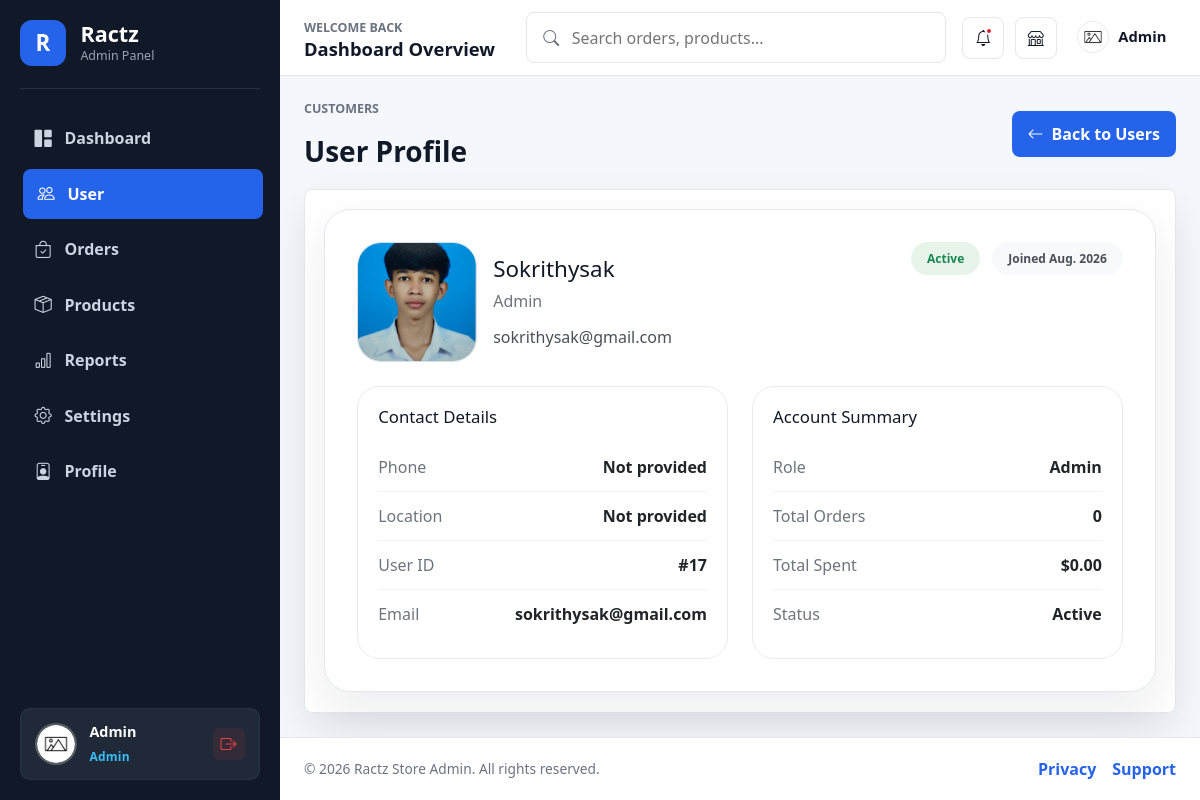
Page /admin/user/profile/17 (signed in) on the committed database.
### models/user.py (models this page shows)
class User(db.Model):
    id = db.Column(db.Integer, primary_key=True)
    profile = db.Column(db.String(255), nullable=False, default='/static/images/default.png')
    username = db.Column(db.String(80), nullable=False)
    password = db.Column(db.String(255), nullable=False)
    email = db.Column(db.String(120), nullable=False, unique=True)
    role = db.Column(db.String(80), nullable=False)
    status = db.Column(db.String(80), nullable=False, default='Active')
    joined_date = db.Column(db.String(80), nullable=True, default=lambda: datetime.now().strftime('%b. %Y'))

### admin/user.py (the view)
@admin_bp.get('/user/profile/<int:user_id>')
@login_required
def user_profile(user_id):
    module = 'user'
    sql = text("SELECT * FROM user WHERE id = :user_id")
    result = db.session.execute(sql, {"user_id": user_id}).fetchone()
    user_data = None
    if result:
        user_data = dict(result._mapping)  # convert to single dictionary
    else:
        return redirect(url_for('admin_bp.user'))
    return render_template('admin/user/profile.html', module=module, user=user_data)

### admin/auth.py (called while the page is built)
def login_required(view):
    @wraps(view)
    def wrapped(*args, **kwargs):
        if not session.get("is_login"):
            return redirect(url_for("admin_login", next=request.path))
        if str(session.get("role", "")).strip().lower() != "admin":
            session.clear()
            flash("Access denied. Administrator privileges required.", "danger")
            return redirect(url_for("admin_login"))
        return view(*args, **kwargs)
    return wrapped

### helpers.py (called while the page is built)
def register_url_fallbacks(app):
    from flask import url_for
    def url_fallback(error, endpoint, values):
        if '.' in endpoint:
            raise error
        for bp_name in ['front_bp', 'admin_bp', 'api_bp']:
            full_endpoint = f"{bp_name}.{endpoint}"
            if full_endpoint in app.view_functions:
                return url_for(full_endpoint, **values)
        raise error
    app.url_build_error_handlers.append(url_fallback)

### templates/admin/user/profile.html
{% extends 'admin/master.html' %} {% block styles %}
<link
  rel="stylesheet"
  href="{{ url_for('static', filename='user css/profile.css') }}"
/>
{% endblock %} {% block content %}
<main class="admin-content">
  <section class="page-heading">
    <div>
      <p>Customers</p>
      <h3>User Profile</h3>
    </div>
    <a href="{{ url_for('user') }}" class="export-btn back-btn">
      <i class="bi bi-arrow-left"></i>
      Back to Users
    </a>
  </section>
  <section class="panel profile-panel">
    <div class="profile-card">
      <div class="profile-main">
        <div class="profile-avatar-card">
          <img
            src="{{ url_for('user_photo', user_id=user.id, photo_type='org') }}"
            alt="{{ user.username or user.name }}"
            onerror="this.onerror=null;this.src='{{ url_for('static', filename='images/default.png') }}'"
            class="profile-avatar"
          />
          <div class="profile-header">
            <h4>{{ user.username or user.name }}</h4>
            <span>{{ user.role }}</span>
            <p>{{ user.email }}</p>
          </div>
        </div>
        <div class="profile-badges">
          <span class="badge status-badge">{{ user.status or 'Active' }}</span>
          {% if user.joined or user.joined_date %}
          <span class="badge joined-badge">Joined {{ user.joined or user.joined_date }}</span>
          {% endif %}
        </div>
      </div>
      <div class="profile-grid">
        <div class="profile-details-box">
          <h5>Contact Details</h5>
          <div class="detail-row">
            <span>Phone</span>
            <strong>{{ user.phone or 'Not provided' }}</strong>
          </div>
          <div class="detail-row">
            <span>Location</span>
            <strong>{{ user.location or 'Not provided' }}</strong>
          </div>
          <div class="detail-row">
            <span>User ID</span>
            <strong>#{{ user.id }}</strong>
          </div>
          <div class="detail-row">
            <span>Email</span>
            <strong>{{ user.email }}</strong>
          </div>
        </div>
        <div class="activity-box">
          <h5>Account Summary</h5>
          <div class="summary-row">
            <span>Role</span>
            <strong>{{ user.role or 'Admin' }}</strong>
          </div>
          <div class="summary-row">
            <span>Total Orders</span>
            <strong>{{ user.total_orders or 0 }}</strong>
          </div>
          <div class="summary-row">
            <span>Total Spent</span>
            <strong>{{ user.total_spent or '$0.00' }}</strong>
          </div>
          {% if user.last_order and user.last_order.id %}
          <div class="summary-row">
            <span>Last Order</span>
            <strong>{{ user.last_order.id }}</strong>
          </div>
          <div class="summary-row">
            <span>Last Order Date</span>
            <strong>{{ user.last_order.date }}</strong>
          </div>
          <div class="summary-row">
            <span>Last Status</span>
            <strong>{{ user.last_order.status }}</strong>
          </div>
          {% else %}
          <div class="summary-row">
            <span>Status</span>
            <strong>{{ user.status or 'Active' }}</strong>
          </div>
          {% endif %}
        </div>
      </div>
    </div>
  </section>
</main>
{% endblock %}

### static/admin css/admincss.css (style rules this page uses)
:root { --admin-bg: #f4f7fb; --sidebar-bg: #111827; --sidebar-soft: #1f2937; --surface: #ffffff; --text: #111827; --muted: #6b7280; --border: #e5e7eb; --primary: #2563eb; --primary-soft: #eff6ff; --success: #16a34a; --success-soft: #dcfce7; --warning: #d97706; --warning-soft: #fef3c7; --danger: #dc2626; --shadow: 0 18px 45px rgba(15, 23, 42, 0.08); }
* { box-sizing: border-box; }
body { min-height: 100vh; margin: 0; background: var(--admin-bg); color: var(--text); font-family: "Segoe UI", Arial, sans-serif; }
a { text-decoration: none; }
.navbar-title span, .page-heading p, .panel-header span, .stat-card span { color: var(--muted); font-size: 0.78rem; font-weight: 700; text-transform: uppercase; }
.navbar-title h2, .page-heading h3, .panel-header h4 { margin: 0; font-weight: 800; }
.admin-content { flex: 1; padding: 1.5rem; min-width: 0; }
.page-heading { display: flex; align-items: center; justify-content: space-between; gap: 1rem; margin-bottom: 1.3rem; }
.export-btn { display: inline-flex; align-items: center; justify-content: center; gap: 0.5rem; min-height: 42px; padding: 0.7rem 1rem; border-radius: 8px; background: var(--primary); color: #ffffff; font-weight: 800; }
.stat-card, .panel { border: 1px solid var(--border); border-radius: 8px; background: var(--surface); box-shadow: var(--shadow); }
.panel { padding: 1.2rem; }

### static/user css/profile.css (style rules this page uses)
.profile-panel { max-width: 1060px; margin: 0 auto; }
.profile-card { display: grid; gap: 1.5rem; padding: 2rem; border-radius: 26px; border: 1px solid var(--border); background: var(--surface); box-shadow: var(--shadow); }
.profile-main { display: flex; justify-content: space-between; align-items: flex-start; gap: 1rem; flex-wrap: wrap; }
.profile-avatar-card { display: flex; gap: 1rem; align-items: center; }
.profile-avatar-card .profile-avatar { width: 120px; height: 120px; border-radius: 24px; object-fit: cover; border: 1px solid #d7dee8; }
.profile-header h4 { margin: 0; font-size: 1.4rem; }
.profile-header span { display: inline-flex; margin-top: 0.35rem; color: #6c757d; }
.profile-header p { margin: 0.75rem 0 0; color: #495057; }
.profile-badges { display: flex; gap: 0.75rem; flex-wrap: wrap; align-items: center; }
.badge { display: inline-flex; padding: 0.65rem 1rem; border-radius: 999px; background: #e7f1ff; color: #0d6efd; font-weight: 700; }
.status-badge { background: #e6f4ea; color: #198754; }
.joined-badge { background: #f8f9fa; color: #495057; }
.profile-grid { display: grid; gap: 1.5rem; grid-template-columns: repeat(2, minmax(0, 1fr)); }
.profile-details-box, .activity-box { padding: 1.25rem; border: 1px solid #e9ecef; border-radius: 22px; background: #ffffff; }
.profile-details-box h5, .activity-box h5 { margin: 0 0 1rem; font-size: 1.05rem; }
.detail-row, .summary-row { display: flex; justify-content: space-between; gap: 1rem; padding: 0.75rem 0; border-bottom: 1px solid #f1f3f5; }
.detail-row:last-child, .summary-row:last-child { border-bottom: none; }
.detail-row span, .summary-row span { color: #6c757d; }
.detail-row strong, .summary-row strong { color: #212529; }

### rows in the picture
User: username "Sokrithysak", role "Admin", email "sokrithysak@gmail.com", status "Active", joined_date "Aug. 2026", id "17"

### other values in the picture
{{ session.get('username', 'Admin User') }} "Admin"
{{ session.get('role', 'Admin') }} "Admin"
{{ session.get('username', 'admin') }} "Admin"
{{ user.phone or 'Not provided' }} "Not provided"
{{ user.location or 'Not provided' }} "Not provided"
{{ user.total_orders or 0 }} "0"
{{ user.total_spent or '$0.00' }} "$0.00"
